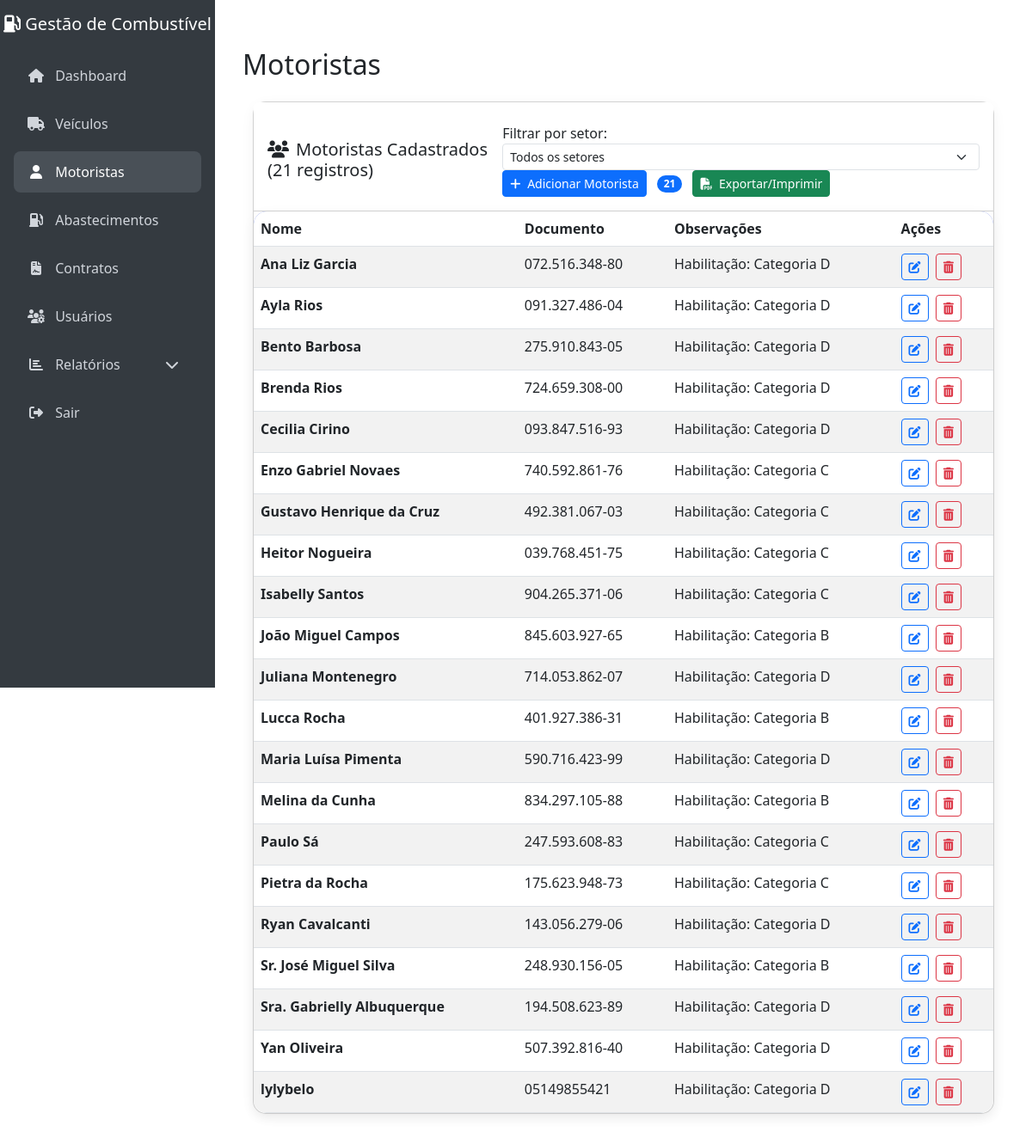
Screenshot of /motoristas (signed in) with the database file from the repository.
### database.py (models this page shows, shortened)
class Motorista(db.Model):
    __tablename__ = 'motorista'
    id = db.Column(db.Integer, primary_key=True)
    nome_completo = db.Column(db.String(100), nullable=False)
    documento = db.Column(db.String(50), nullable=False, unique=True)
    observacoes = db.Column(db.Text, nullable=True)
    setor = db.Column(db.String(100), nullable=True)  # Setor/departamento do motorista

### app.py (the view, shortened to what this page needs)
@app.route("/motoristas", methods=["GET", "POST"])
def motoristas():
    if "usuario" not in session:
        return redirect(url_for("login"))
    usuario_tipo = session.get("usuario_tipo")
    usuario_setor = session.get("usuario_setor")
    setor_filtro = request.args.get('setor')
    if usuario_tipo == "admin":
        query = Motorista.query
        if setor_filtro:
            query = query.filter(Motorista.setor == setor_filtro)
        motoristas_lista = query.order_by(Motorista.nome_completo).all()
        setores = [s[0] for s in db.session.query(User.setor).filter(User.setor != None).distinct().order_by(User.setor).all() if s[0]]
    elif usuario_setor:
        motoristas_lista = Motorista.query.join(Abastecimento).join(Veiculo).filter(Veiculo.tipo == usuario_setor).order_by(Motorista.nome_completo).distinct().all()
        setores = []
    else:
        motoristas_lista = Motorista.query.order_by(Motorista.nome_completo).all()
        setores = []
    return render_template("motoristas.html", items=motoristas_lista, setores=setores)

### templates/motoristas.html (shortened to what this page needs)
{% extends "base.html" %}
{% block page_title %}Motoristas{% endblock %}
{% block head_extra %}
  <link href="https://cdn.jsdelivr.net/npm/bootstrap@5.3.0/dist/css/bootstrap.min.css" rel="stylesheet">
  <link rel="stylesheet" href="https://cdnjs.cloudflare.com/ajax/libs/font-awesome/6.4.0/css/all.min.css">
{% endblock %}
{% block content %}
<div class="container-fluid">
  <div class="card card-custom">
    <div class="card-header bg-white pt-4 pb-3 d-flex justify-content-between align-items-center">
      <h5 class="card-title mb-0"><i class="fas fa-users me-2"></i>Motoristas Cadastrados ({{ items|length }} registros)</h5>
      <div>
        {% if session['usuario_tipo'] == 'admin' and setores %}
        <form method="get" class="d-inline me-3">
          <label for="setor" class="form-label me-2 mb-0">Filtrar por setor:</label>
          <select name="setor" id="setor" class="form-select form-select-sm d-inline" onchange="this.form.submit()">
            <option value="">Todos os setores</option>
          </select>
        </form>
        {% endif %}
        <button class="btn btn-sm btn-primary" data-bs-toggle="modal" data-bs-target="#modalAdicionarMotorista">
          <i class="fas fa-plus me-1"></i> Adicionar Motorista
        </button>
        {% if items %}
        <span class="badge bg-primary rounded-pill ms-2">{{ items|length }}</span>
        {% endif %}
        <a href="{{ url_for('visualizar_motoristas') }}" class="btn btn-sm btn-success ms-2">
          <i class="fas fa-file-pdf me-1"></i> Exportar/Imprimir
        </a>
      </div>
    </div>
    <div class="card-body p-0">
      {% if items %}
        <div class="table-responsive table-responsive-custom">
          <table class="table table-striped table-hover mb-0 table-custom">
            <thead>
              <tr>
                <th scope="col">Nome</th>
                <th scope="col">Documento</th>
                <th scope="col">Observações</th>
                <th scope="col">Ações</th>
              </tr>
            </thead>
            <tbody>
              {% for item in items %}
              <tr>
                <td><strong>{{ item.nome_completo }}</strong></td>
                <td>{{ item.documento }}</td>
                <td>{{ item.observacoes or '—' }}</td>
                <td>
                  <a href="{{ url_for("editar_motorista", motorista_id=item.id) }}" class="btn btn-sm btn-outline-primary me-1" title="Editar">
                    <i class="fas fa-edit"></i>
                  </a>
                  <form method="post" action="{{ url_for("excluir_motorista", motorista_id=item.id) }}" class="d-inline" onsubmit="return confirm('Tem certeza que deseja excluir este motorista?');">
                    <button type="submit" class="btn btn-sm btn-outline-danger" title="Excluir">
                      <i class="fas fa-trash-alt"></i>
                    </button>
                  </form>
                </td>
              </tr>
              {% endfor %}
            </tbody>
          </table>
        </div>
      {% else %}
        <div class="text-center py-5">
          <i class="fas fa-inbox fa-3x text-muted mb-3"></i>
          <h5 class="text-muted">Nenhum motorista cadastrado.</h5>
          <p class="text-muted">Comece adicionando um novo motorista usando o botão acima.</p>
        </div>
      {% endif %}
    </div>
  </div>
</div>
{% endblock %}

### templates/base.html (style rules this page uses)
body { background-color: #f8f9fa; }

### templates/motoristas.html (style rules this page uses)
.card-custom { border-radius: 15px; box-shadow: 0 4px 15px rgba(0, 0, 0, 0.05); margin-bottom: 2rem; }
.form-label { font-weight: 500; }
.table-responsive-custom { border-radius: 15px; overflow: hidden; box-shadow: 0 4px 15px rgba(0, 0, 0, 0.05); }
.table-custom thead { background-color: #667eea; color: white; }

### rows the page displays
Motorista: nome_completo "Ana Liz Garcia", documento "072.516.348-80", observacoes "Habilitação: Categoria D"
Motorista: nome_completo "Ayla Rios", documento "091.327.486-04", observacoes "Habilitação: Categoria D"
Motorista: nome_completo "Bento Barbosa", documento "275.910.843-05", observacoes "Habilitação: Categoria D"
Motorista: nome_completo "Brenda Rios", documento "724.659.308-00", observacoes "Habilitação: Categoria D"
Motorista: nome_completo "Cecilia Cirino", documento "093.847.516-93", observacoes "Habilitação: Categoria D"
Motorista: nome_completo "Enzo Gabriel Novaes", documento "740.592.861-76", observacoes "Habilitação: Categoria C"
Motorista: nome_completo "Gustavo Henrique da Cruz", documento "492.381.067-03", observacoes "Habilitação: Categoria C"
Motorista: nome_completo "Heitor Nogueira", documento "039.768.451-75", observacoes "Habilitação: Categoria C"
Motorista: nome_completo "Isabelly Santos", documento "904.265.371-06", observacoes "Habilitação: Categoria C"
Motorista: nome_completo "João Miguel Campos", documento "845.603.927-65", observacoes "Habilitação: Categoria B"
Motorista: nome_completo "Juliana Montenegro", documento "714.053.862-07", observacoes "Habilitação: Categoria D"
Motorista: nome_completo "Lucca Rocha", documento "401.927.386-31", observacoes "Habilitação: Categoria B"
Motorista: nome_completo "Maria Luísa Pimenta", documento "590.716.423-99", observacoes "Habilitação: Categoria D"
Motorista: nome_completo "Melina da Cunha", documento "834.297.105-88", observacoes "Habilitação: Categoria B"
Motorista: nome_completo "Paulo Sá", documento "247.593.608-83", observacoes "Habilitação: Categoria C"
Motorista: nome_completo "Pietra da Rocha", documento "175.623.948-73", observacoes "Habilitação: Categoria C"
Motorista: nome_completo "Ryan Cavalcanti", documento "143.056.279-06", observacoes "Habilitação: Categoria D"
Motorista: nome_completo "Sr. José Miguel Silva", documento "248.930.156-05", observacoes "Habilitação: Categoria B"
Motorista: nome_completo "Sra. Gabrielly Albuquerque", documento "194.508.623-89", observacoes "Habilitação: Categoria D"
Motorista: nome_completo "Yan Oliveira", documento "507.392.816-40", observacoes "Habilitação: Categoria D"
Motorista: nome_completo "lylybelo", documento "05149855421", observacoes "Habilitação: Categoria D"

### other values shown
{{ items|length }} "21"
